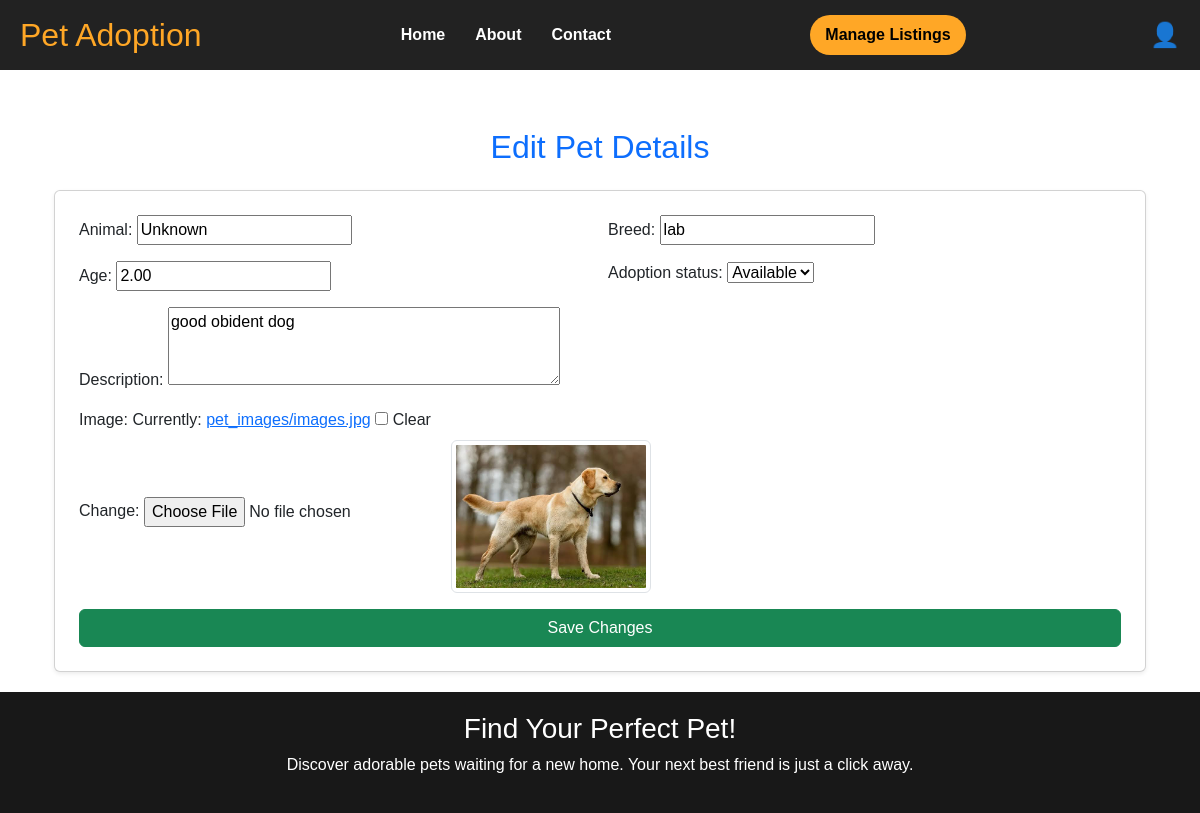
The app's page /edit-pet/1/ (signed in), older data.
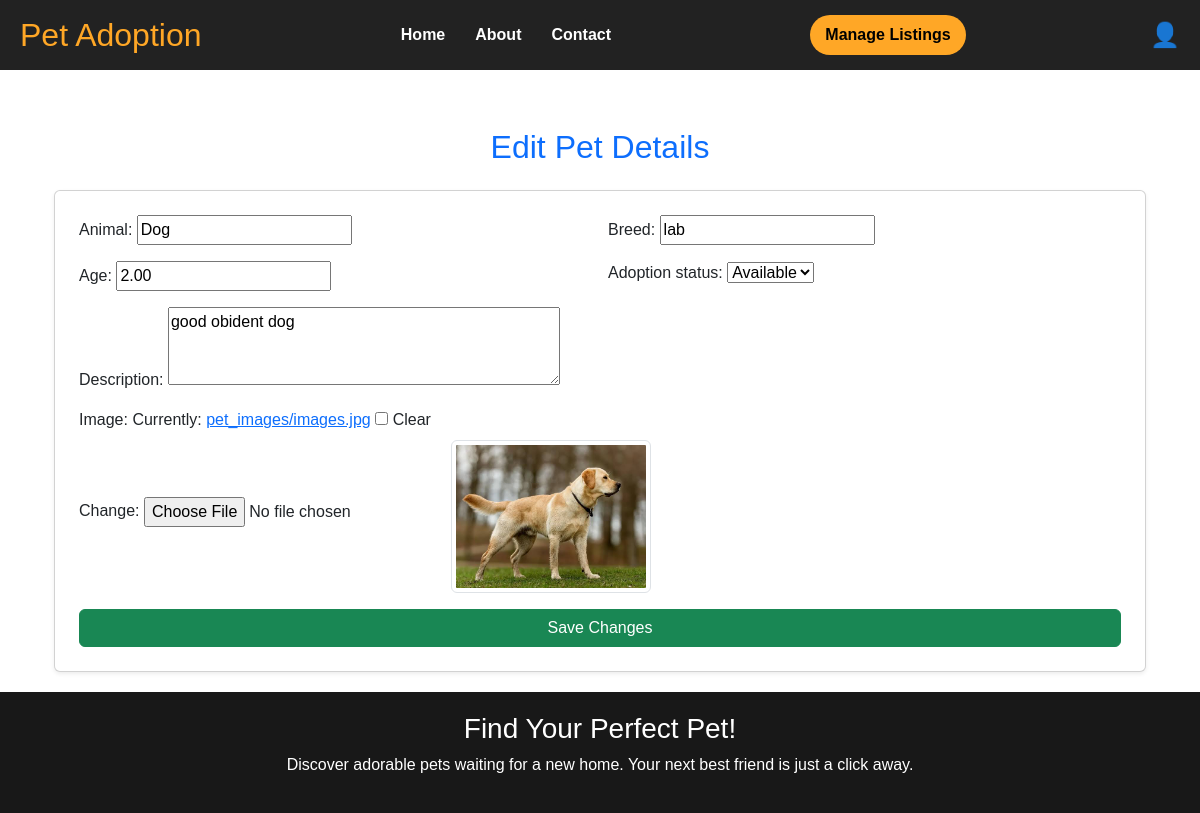
The same page, newer data.
### new_pets/models.py (models this page shows, shortened)
class Pet(models.Model):
    animal = models.CharField(max_length=50)  # ✅ Changed from "name" to "animal"
    breed = models.CharField(max_length=100)
    age = models.DecimalField(max_digits=4, decimal_places=2)  # ✅ Allows decimal ages
    image = models.ImageField(upload_to='pet_images/', null=True, blank=True)  # ✅ Allows optional image
    description = models.TextField()
    adoption_status = models.CharField(
        max_length=20, choices=[('Available', 'Available'), ('Adopted', 'Adopted')], default='Available'
    )
    seller = models.ForeignKey(SellerProfile, on_delete=models.CASCADE, null=True, blank=True, related_name="pets")  # ✅ Links to SellerProfile
    interested_buyers = models.ManyToManyField(CustomUser, blank=True, related_name="interested_pets")  # ✅ Track interested buyers

### new_pets/views.py (the view)
# urls.py: path('edit-pet/<int:pet_id>/', edit_pet, name='edit_pet'),  # ✅ Route for editing pets
@login_required
def edit_pet(request, pet_id):
    seller_profile = get_object_or_404(SellerProfile, user=request.user)
    pet = get_object_or_404(Pet, id=pet_id, seller=seller_profile)
    if request.method == "POST":
        form = PetForm(request.POST, request.FILES, instance=pet)
        if form.is_valid():
            form.save()
            return redirect("add_pet")
    else:
        form = PetForm(instance=pet)
    return render(request, "new_pets/edit_pet.html", {"form": form, "pet": pet})

### new_pets/forms.py (shortened to what this page needs)
class PetForm(forms.ModelForm):
    animal = forms.CharField(
        max_length=100,
        widget=forms.TextInput(attrs={
            "placeholder": "Enter the type of pet (e.g., Dog, Cat, Bird)"
        })
    )
    breed = forms.CharField(
        max_length=100,
        required=False,
        widget=forms.TextInput(attrs={
            "placeholder": "Enter breed (optional)"
        })
    )
    age = forms.DecimalField(
        max_digits=4, decimal_places=2, min_value=0.0,  # ✅ Prevent negatives
        widget=forms.NumberInput(attrs={
            "placeholder": "Enter age (Years.Months)",
            "step": "0.01"  # ✅ Allow 2 decimal places
        })
    )
    description = forms.CharField(
        widget=forms.Textarea(attrs={
            "placeholder": "Provide a short description about the pet",
            "rows": 3
        }),
        required=False
    )
    image = forms.ImageField(required=False)
    class Meta:
        model = Pet
        fields = ["animal", "breed", "age", "image", "description", "adoption_status"]

### new_pets/templates/new_pets/edit_pet.html (shortened to what this page needs)
{% extends 'new_pets/base.html' %}
{% block content %}
<div class="container mt-5">
    <h2 class="text-center text-primary">Edit Pet Details</h2>
    <div class="card p-4 shadow-sm bg-white mt-4">
        <form method="POST" enctype="multipart/form-data">
            <div class="row g-3">
                <div class="col-md-6">
                    {{ form.animal.label_tag }} {{ form.animal }}
                </div>
                <div class="col-md-6">
                    {{ form.breed.label_tag }} {{ form.breed }}
                </div>
                <div class="col-md-6">
                    {{ form.age.label_tag }} {{ form.age }}
                </div>
                <div class="col-md-6">
                    {{ form.adoption_status.label_tag }} {{ form.adoption_status }}
                </div>
                <div class="col-12">
                    {{ form.description.label_tag }} {{ form.description }}
                </div>
                <div class="col-12">
                    {{ form.image.label_tag }} {{ form.image }}
                    {% if pet.image %}
                        <img src="{{ pet.image.url }}" class="img-thumbnail mt-2" style="max-width: 200px;">
                    {% endif %}
                </div>
            </div>
            <button type="submit" class="btn btn-success mt-3 w-100">Save Changes</button>
        </form>
    </div>
</div>
{% endblock %}

Row changes from the older to the newer data that the page shows:
changed Pet "lab": animal "Unknown" → "Dog"
